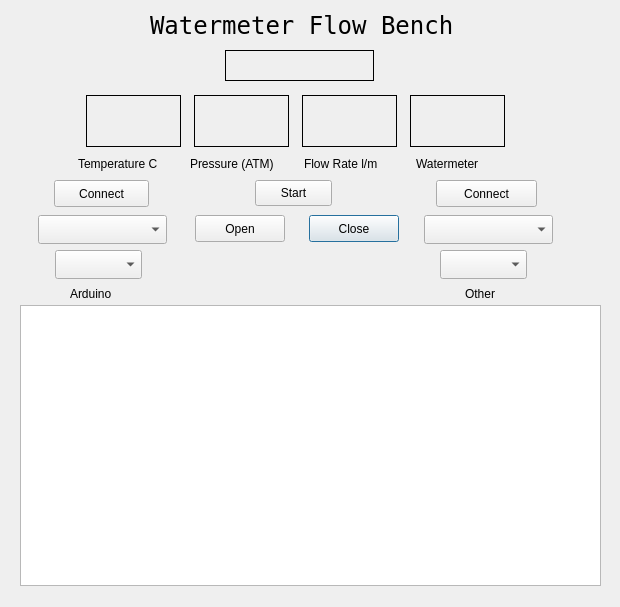
<?xml version="1.0" encoding="UTF-8"?>
<ui version="4.0">
 <class>WatermeterFlowBenchDialog</class>
 <widget class="QDialog" name="WatermeterFlowBenchDialog">
  <property name="geometry">
   <rect>
    <x>0</x>
    <y>0</y>
    <width>620</width>
    <height>607</height>
   </rect>
  </property>
  <property name="windowTitle">
   <string>Dialog</string>
  </property>
  <widget class="QPushButton" name="closeFileButton">
   <property name="geometry">
    <rect>
     <x>309</x>
     <y>215</y>
     <width>90</width>
     <height>27</height>
    </rect>
   </property>
   <property name="text">
    <string>Close</string>
   </property>
  </widget>
  <widget class="QLabel" name="title">
   <property name="geometry">
    <rect>
     <x>150</x>
     <y>10</y>
     <width>309</width>
     <height>31</height>
    </rect>
   </property>
   <property name="font">
    <font>
     <family>Andale Mono</family>
     <pointsize>18</pointsize>
    </font>
   </property>
   <property name="text">
    <string>Watermeter Flow Bench</string>
   </property>
  </widget>
  <widget class="QLabel" name="flowRate">
   <property name="geometry">
    <rect>
     <x>302</x>
     <y>95</y>
     <width>95</width>
     <height>52</height>
    </rect>
   </property>
   <property name="font">
    <font>
     <pointsize>18</pointsize>
    </font>
   </property>
   <property name="frameShape">
    <enum>QFrame::Box</enum>
   </property>
   <property name="text">
    <string/>
   </property>
   <property name="scaledContents">
    <bool>true</bool>
   </property>
   <property name="alignment">
    <set>Qt::AlignCenter</set>
   </property>
  </widget>
  <widget class="QLabel" name="pressure">
   <property name="geometry">
    <rect>
     <x>194</x>
     <y>95</y>
     <width>95</width>
     <height>52</height>
    </rect>
   </property>
   <property name="font">
    <font>
     <pointsize>18</pointsize>
    </font>
   </property>
   <property name="frameShape">
    <enum>QFrame::Box</enum>
   </property>
   <property name="text">
    <string/>
   </property>
   <property name="scaledContents">
    <bool>true</bool>
   </property>
   <property name="alignment">
    <set>Qt::AlignCenter</set>
   </property>
  </widget>
  <widget class="QLabel" name="meterFlowLabel">
   <property name="geometry">
    <rect>
     <x>416</x>
     <y>155</y>
     <width>87</width>
     <height>17</height>
    </rect>
   </property>
   <property name="text">
    <string>Watermeter</string>
   </property>
  </widget>
  <widget class="QLabel" name="temperature">
   <property name="geometry">
    <rect>
     <x>86</x>
     <y>95</y>
     <width>95</width>
     <height>52</height>
    </rect>
   </property>
   <property name="font">
    <font>
     <pointsize>18</pointsize>
    </font>
   </property>
   <property name="frameShape">
    <enum>QFrame::Box</enum>
   </property>
   <property name="text">
    <string/>
   </property>
   <property name="scaledContents">
    <bool>true</bool>
   </property>
   <property name="alignment">
    <set>Qt::AlignCenter</set>
   </property>
  </widget>
  <widget class="QLabel" name="flowRateLabel">
   <property name="geometry">
    <rect>
     <x>304</x>
     <y>155</y>
     <width>95</width>
     <height>17</height>
    </rect>
   </property>
   <property name="text">
    <string>Flow Rate l/m</string>
   </property>
  </widget>
  <widget class="QPushButton" name="startPushButton">
   <property name="geometry">
    <rect>
     <x>255</x>
     <y>180</y>
     <width>77</width>
     <height>26</height>
    </rect>
   </property>
   <property name="text">
    <string>Start</string>
   </property>
  </widget>
  <widget class="QPushButton" name="saveFileButton">
   <property name="geometry">
    <rect>
     <x>195</x>
     <y>215</y>
     <width>90</width>
     <height>27</height>
    </rect>
   </property>
   <property name="text">
    <string>Open</string>
   </property>
  </widget>
  <widget class="QLabel" name="timeDisplay">
   <property name="geometry">
    <rect>
     <x>225</x>
     <y>50</y>
     <width>149</width>
     <height>31</height>
    </rect>
   </property>
   <property name="font">
    <font>
     <pointsize>18</pointsize>
    </font>
   </property>
   <property name="frameShape">
    <enum>QFrame::Box</enum>
   </property>
   <property name="text">
    <string/>
   </property>
   <property name="scaledContents">
    <bool>true</bool>
   </property>
   <property name="alignment">
    <set>Qt::AlignCenter</set>
   </property>
  </widget>
  <widget class="QLabel" name="temperatureLabel">
   <property name="geometry">
    <rect>
     <x>78</x>
     <y>155</y>
     <width>103</width>
     <height>17</height>
    </rect>
   </property>
   <property name="text">
    <string>Temperature C</string>
   </property>
  </widget>
  <widget class="QLabel" name="meterFlow">
   <property name="geometry">
    <rect>
     <x>410</x>
     <y>95</y>
     <width>95</width>
     <height>52</height>
    </rect>
   </property>
   <property name="font">
    <font>
     <pointsize>18</pointsize>
    </font>
   </property>
   <property name="frameShape">
    <enum>QFrame::Box</enum>
   </property>
   <property name="text">
    <string/>
   </property>
   <property name="scaledContents">
    <bool>true</bool>
   </property>
   <property name="alignment">
    <set>Qt::AlignCenter</set>
   </property>
  </widget>
  <widget class="QLabel" name="pressureLabel">
   <property name="geometry">
    <rect>
     <x>190</x>
     <y>155</y>
     <width>103</width>
     <height>17</height>
    </rect>
   </property>
   <property name="text">
    <string>Pressure (ATM)</string>
   </property>
  </widget>
  <widget class="QLabel" name="errorLabel">
   <property name="geometry">
    <rect>
     <x>74</x>
     <y>421</y>
     <width>473</width>
     <height>21</height>
    </rect>
   </property>
   <property name="text">
    <string/>
   </property>
  </widget>
  <widget class="QComboBox" name="input1ComboBox">
   <property name="geometry">
    <rect>
     <x>38</x>
     <y>215</y>
     <width>129</width>
     <height>29</height>
    </rect>
   </property>
  </widget>
  <widget class="QPushButton" name="connect1">
   <property name="geometry">
    <rect>
     <x>54</x>
     <y>180</y>
     <width>95</width>
     <height>27</height>
    </rect>
   </property>
   <property name="text">
    <string>Connect</string>
   </property>
  </widget>
  <widget class="QComboBox" name="input2ComboBox">
   <property name="geometry">
    <rect>
     <x>424</x>
     <y>215</y>
     <width>129</width>
     <height>29</height>
    </rect>
   </property>
  </widget>
  <widget class="QPushButton" name="connect2">
   <property name="geometry">
    <rect>
     <x>436</x>
     <y>180</y>
     <width>101</width>
     <height>27</height>
    </rect>
   </property>
   <property name="text">
    <string>Connect</string>
   </property>
  </widget>
  <widget class="QComboBox" name="baudrate1ComboBox">
   <property name="geometry">
    <rect>
     <x>55</x>
     <y>250</y>
     <width>87</width>
     <height>29</height>
    </rect>
   </property>
  </widget>
  <widget class="QComboBox" name="baudrate2ComboBox">
   <property name="geometry">
    <rect>
     <x>440</x>
     <y>250</y>
     <width>87</width>
     <height>29</height>
    </rect>
   </property>
  </widget>
  <widget class="QLabel" name="connect1Label">
   <property name="geometry">
    <rect>
     <x>70</x>
     <y>285</y>
     <width>59</width>
     <height>17</height>
    </rect>
   </property>
   <property name="text">
    <string>Arduino</string>
   </property>
  </widget>
  <widget class="QLabel" name="connect2Label">
   <property name="geometry">
    <rect>
     <x>465</x>
     <y>285</y>
     <width>47</width>
     <height>17</height>
    </rect>
   </property>
   <property name="text">
    <string>Other</string>
   </property>
  </widget>
  <widget class="QListWidget" name="displayListWidget">
   <property name="geometry">
    <rect>
     <x>20</x>
     <y>305</y>
     <width>581</width>
     <height>281</height>
    </rect>
   </property>
  </widget>
 </widget>
 <resources/>
 <connections/>
</ui>
